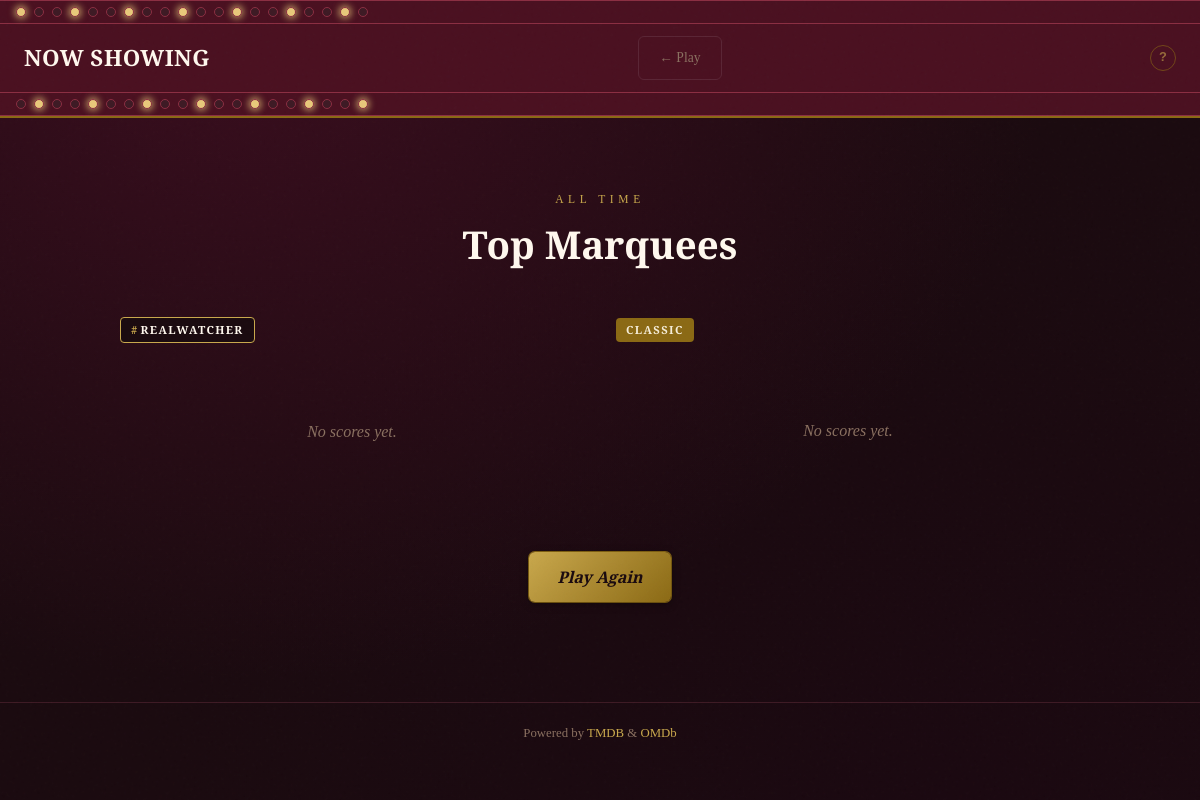
The page /leaderboard on the database as committed earlier.
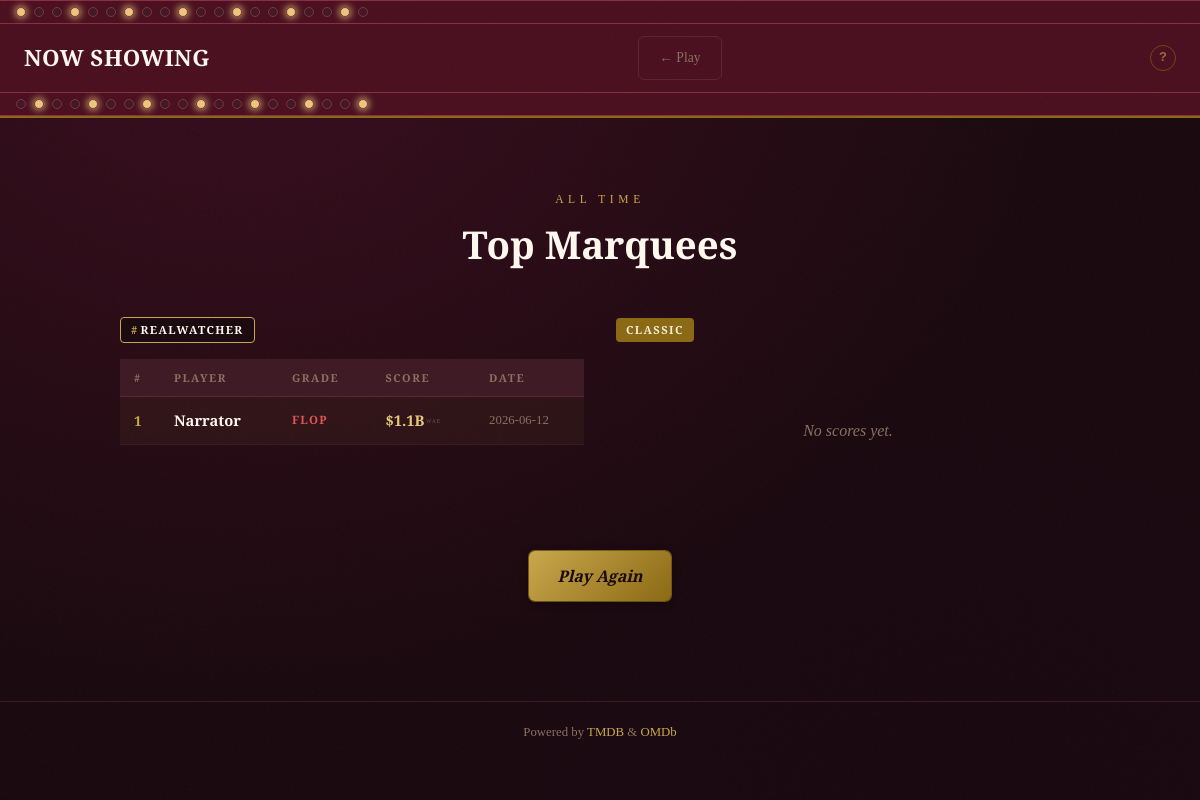
The same page on the database as committed later.
### tables this page shows
CREATE TABLE scores (
                id          INTEGER PRIMARY KEY AUTOINCREMENT,
                player      TEXT    NOT NULL,
                mode        TEXT    NOT NULL,
                final_score INTEGER NOT NULL,
                grade       TEXT    NOT NULL,
                played_at   TEXT    NOT NULL,
                share_token TEXT    UNIQUE,
                result_json TEXT
            );

### app.py (the view)
@app.get("/leaderboard")
def leaderboard():
    rw = query("""
        SELECT player, final_score, grade, played_at
        FROM scores WHERE mode = 'realwatcher' AND player != ''
        ORDER BY final_score DESC LIMIT 25
    """)
    classic = query("""
        SELECT player, final_score, grade, played_at
        FROM scores WHERE mode = 'classic' AND player != ''
        ORDER BY final_score DESC LIMIT 25
    """)
    return render_template("leaderboard.html",
                           rw_entries=[dict(r) for r in rw],
                           classic_entries=[dict(r) for r in classic])

### app.py (called while the page is built)
def get_db():
    if "db" not in g:
        g.db = sqlite3.connect(DB_PATH)
        g.db.row_factory = sqlite3.Row
    return g.db

def query(sql, params=()):
    return get_db().execute(sql, params).fetchall()

@app.template_filter("wae")
def wae_filter(value):
    if value is None:
        return Markup("—")
    try:
        v = float(value)
    except (TypeError, ValueError):
        return Markup("—")
    if abs(v) >= 1000:
        num = f"${v / 1000:.1f}B"
    else:
        num = f"${v:,.0f}M"
    return Markup(f'{num}<span class="wae-unit">WAE</span>')

@app.context_processor
def inject_scoring():
    return {"scoring": SCORING}

### templates/leaderboard.html (shortened to what this page needs)
{% extends "base.html" %}
{% block nav %}
<a href="/" class="btn-ghost" style="font-size:.85rem">← Play</a>
{% endblock %}
{% block content %}
<section class="leaderboard">
  <div class="leaderboard-stage">
    <div class="leaderboard-header">
      <p class="leaderboard-eyebrow">All Time</p>
      <h1 class="leaderboard-title">Top Marquees</h1>
    </div>
    {% macro lb_table(entries) %}
    {% if entries %}
    <table class="lb-table">
      <thead>
        <tr>
          <th>#</th>
          <th>Player</th>
          <th>Grade</th>
          <th>Score</th>
          <th class="lb-date">Date</th>
        </tr>
      </thead>
      <tbody>
        {% for e in entries %}
        <tr class="lb-row {% if loop.index == 1 %}lb-top{% endif %}">
          <td class="lb-rank">{{ loop.index }}</td>
          <td class="lb-player">{{ e.player }}</td>
          <td class="lb-grade grade-{{ e.grade | lower }}">{{ e.grade }}</td>
          <td class="lb-score">{{ e.final_score | wae }}</td>
          <td class="lb-date">{{ e.played_at[:10] }}</td>
        </tr>
        {% endfor %}
      </tbody>
    </table>
    {% else %}
    <p class="lb-empty">No scores yet.</p>
    {% endif %}
    {% endmacro %}
    <div class="lb-sections">
      <div class="lb-section" id="realwatcher">
        <div class="lb-section-header">
          <span class="lb-section-badge badge-rw"><span class="rw-hash">#</span>RealWatcher</span>
        </div>
        {{ lb_table(rw_entries) }}
      </div>
      <div class="lb-section" id="classic">
        <div class="lb-section-header">
          <span class="lb-section-badge badge-classic">Classic</span>
        </div>
        {{ lb_table(classic_entries) }}
      </div>
    </div>
    <div class="lb-play-again">
      <form action="/game/restart" method="POST">
        <button type="submit" class="btn-primary">Play Again</button>
      </form>
    </div>
  </div>
</section>
{% endblock %}

### templates/base.html (shortened to what this page needs)
<!DOCTYPE html>
<html lang="en">
<head>
  <link rel="stylesheet" href="{{ url_for('static', filename='css/main.css') }}">
</head>
<body>
  <div class="grain"></div>
  <header class="site-header">
    <div class="marquee-bulbs top-bulbs">
      {% for i in range(20) %}<span class="bulb {% if i % 3 == 0 %}on{% endif %}"></span>{% endfor %}
    </div>
    <div class="header-inner">
      <a href="/" class="wordmark">
        <span class="wordmark-showing">NOW SHOWING</span>
      </a>
      {% if self.nav() %}
      <nav class="header-nav">{% block nav %}{% endblock %}</nav>
      {% endif %}
      <button class="scoring-info-btn" id="btn-scoring-info" aria-label="How scoring works">?</button>
    </div>
    <div class="marquee-bulbs bottom-bulbs">
      {% for i in range(20) %}<span class="bulb {% if i % 3 == 1 %}on{% endif %}"></span>{% endfor %}
    </div>
  </header>
  <main class="site-main">
    {% block content %}{% endblock %}
  </main>
  <footer class="site-footer">
    <p>Powered by <a href="https://www.themoviedb.org" target="_blank">TMDB</a> &amp; <a href="https://www.omdbapi.com" target="_blank">OMDb</a></p>
  </footer>
</body>
</html>

Rows that differ between the two databases and show on the page:
added scores: player "Narrator", grade "FLOP", final_score|wae "$1.1B WAE", played_at "2026-06-12"
Other text that changed with them:
text no longer shown: "No scores yet. No scores yet."
text now shown: "# PLAYER GRADE SCORE DATE No scores yet."
